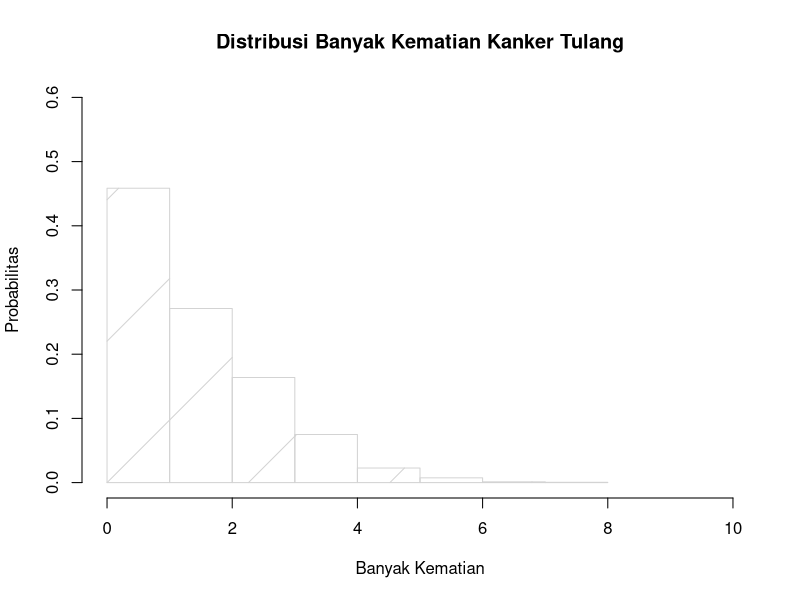

Reproduce this figure in R.
#2a menggunakan disribusi poisson
lambda <- 1.8
lambda

#2b 4 kematian
dpois(4,lambda)

#2c paling banyak 4 kematian
sum(dpois(0:4, lambda))

#2d lebih dari 4 kematian
1 - sum(dpois(0:4, lambda))

#2e harapan dan standar deviasi
harapan <- lambda
harapan
standar_deviasi <- sqrt(lambda)
standar_deviasi

#2f histogram
x <- rpois(10000, lambda)
hist(x, breaks = 10, 
     density = TRUE, 
     freq=FALSE,
     main="Distribusi Banyak Kematian Kanker Tulang",
     ylab="Probabilitas",
     xlab="Banyak Kematian",
     xlim=c(0,10),
     ylim=c(0,0.6))

#2g simulasi
simulasi <- rpois(10000,lambda)

#2h perbandingan
sum(simulasi>4) / 10000
